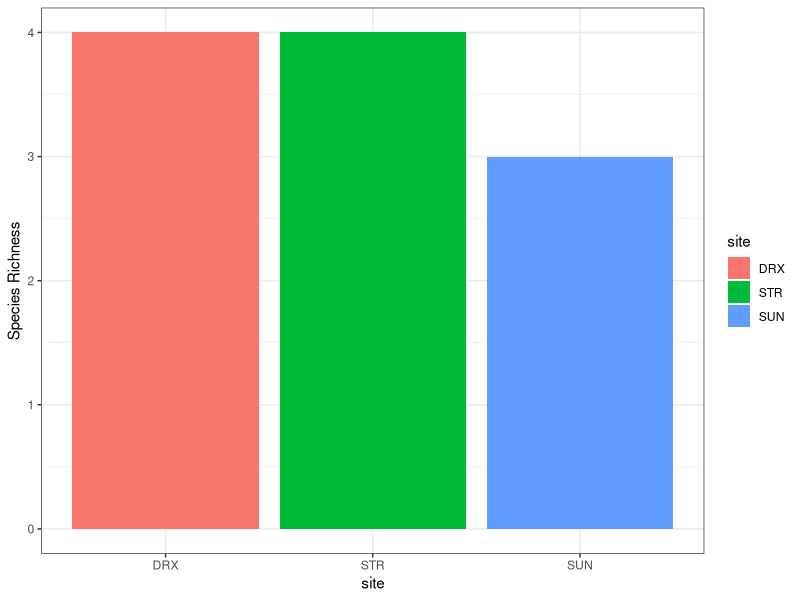
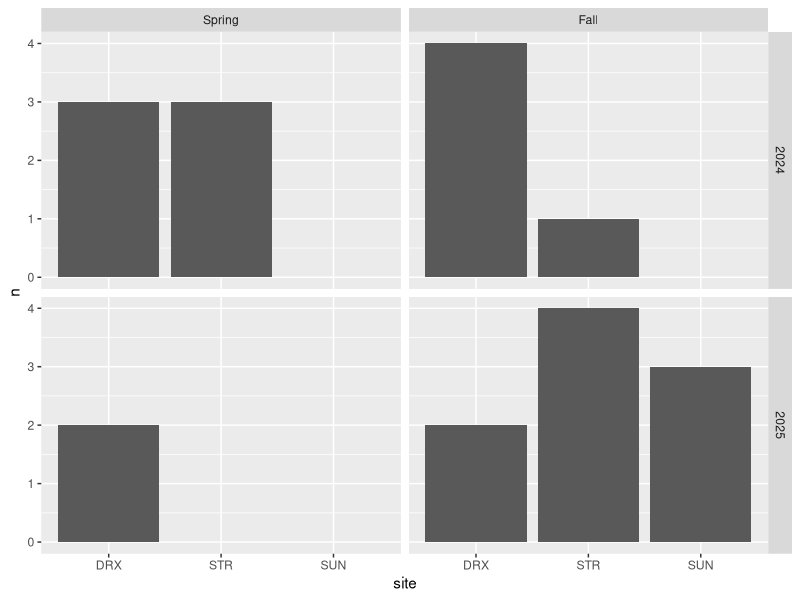
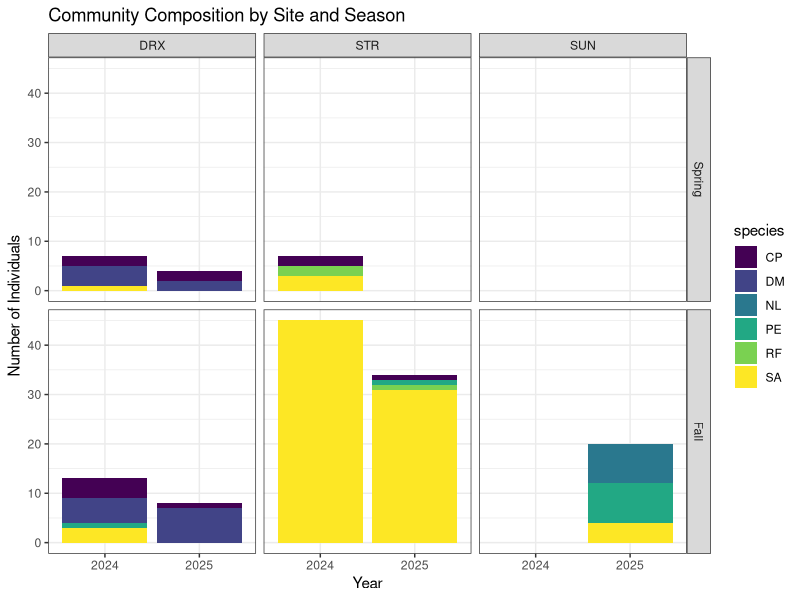
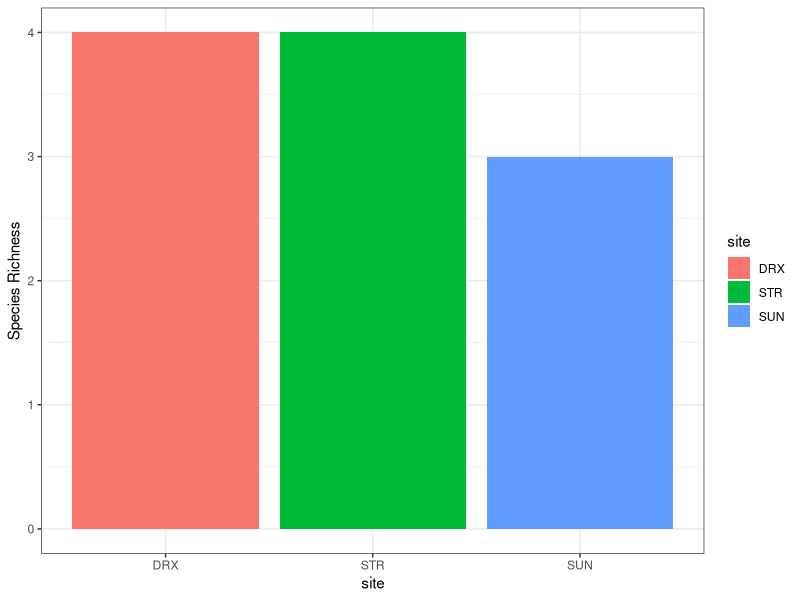
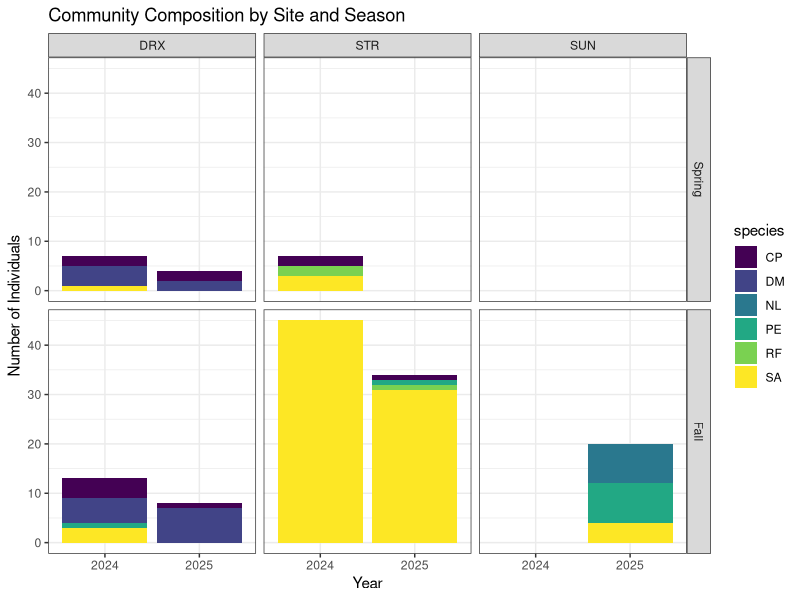

These figures' R source, in order:
# Load packages & data
# install.packages("tidyverse")
library(tidyverse)

capture <- read_csv("rodent_abundance/scr_clean.csv")

# remove extraneous species
sp_richness <- capture %>% filter(is.na(extraneous))

# create list of unique species
sp_list <- sp_richness %>% distinct(species)

# count unique species
sp_count <- count(sp_list)

# Site Specific
# list of species per site
site_sp_list <- sp_richness %>% 
  group_by(site) %>% 
  distinct(species)

# count species per site
site_sp_count <- site_sp_list %>% 
  group_by(site) %>% 
  summarise(n_species = n())

# Plot site specific richness
ggplot(site_sp_count, aes(x = site, y = n_species, fill = site))+
  geom_col()+
  ylab("Species Richness")+
  theme_bw()

ggsave("outputs/site_sp_richness.png", width=4, height=4)


#### Richness by site and season
richness_by_site_season <- sp_richness %>% 
  group_by(yr, season, site) %>% 
  mutate(yr = as.integer(yr)) %>% 
  distinct(species) %>% 
  count() 

# try to switch seasons to chronological (spring -> fall)
richness_by_site_season$season <- as_factor(richness_by_site_season$season)

richness_by_site_season <- richness_by_site_season %>% 
  mutate(season = factor(season, levels = c("Spring", "Fall")))

ggplot(richness_by_site_season, aes(x = site, y = n)) +
  geom_col() +
  facet_grid(yr ~ season)

## abundance by site & season
sp_abund <- sp_richness %>% filter(is.na(recap)) #remove recaps
sp_abund$period <- paste(sp_abund$season, sp_abund$yr, sep = " ")
abund_by_site_period <-  sp_abund %>%
  count(site, yr, season, species, name = "n") %>%   # is this correct??
  mutate(season = factor(season, levels = c("Spring", "Fall")))
## plot
abund_by_site_period <- abund_by_site_period %>% mutate(total = sum(abund_by_site_period$n_species))

ggplot(abund_by_site_period, aes(x=as.factor(yr), y=n))+
  geom_col(aes(fill = species), position = "stack")+
  facet_grid(season~site) +
  theme_bw()+
  scale_fill_viridis_d()+
  labs(y = "Number of Individuals", x = "Year", title = "Community Composition by Site and Season")

ggsave("outputs/site_season_abund.png", width=8, height=4)

  
